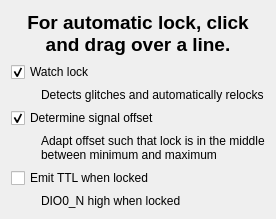
                 <widget class="QWidget" name="auto_mode">
                  <attribute name="title">
                   <string>Auto</string>
                  </attribute>
                  <layout class="QVBoxLayout" name="verticalLayout_10">
                   <item>
                    <widget class="QLabel" name="label_2">
                     <property name="text">
                      <string>&lt;html&gt;&lt;head/&gt;&lt;body&gt;&lt;p align=&quot;center&quot;&gt;&lt;span style=&quot; font-size:14pt; font-weight:600;&quot;&gt;For automatic lock, click and drag over a line.&lt;/span&gt;&lt;/p&gt;&lt;/body&gt;&lt;/html&gt;</string>
                     </property>
                     <property name="scaledContents">
                      <bool>false</bool>
                     </property>
                     <property name="alignment">
                      <set>Qt::AlignCenter</set>
                     </property>
                     <property name="wordWrap">
                      <bool>true</bool>
                     </property>
                    </widget>
                   </item>
                   <item>
                    <widget class="QCheckBox" name="watchLockCheckbox">
                     <property name="text">
                      <string>Watch lock</string>
                     </property>
                     <property name="checked">
                      <bool>true</bool>
                     </property>
                    </widget>
                   </item>
                   <item>
                    <widget class="QLabel" name="label_8">
                     <property name="text">
                      <string>Detects glitches and automatically relocks</string>
                     </property>
                     <property name="wordWrap">
                      <bool>true</bool>
                     </property>
                     <property name="margin">
                      <number>0</number>
                     </property>
                     <property name="indent">
                      <number>30</number>
                     </property>
                    </widget>
                   </item>
                   <item>
                    <widget class="QCheckBox" name="autoOffsetCheckbox">
                     <property name="text">
                      <string>Determine signal offset</string>
                     </property>
                     <property name="checked">
                      <bool>true</bool>
                     </property>
                    </widget>
                   </item>
                   <item>
                    <widget class="QLabel" name="label_9">
                     <property name="text">
                      <string>Adapt offset such that lock is in the middle between minimum and maximum</string>
                     </property>
                     <property name="wordWrap">
                      <bool>true</bool>
                     </property>
                     <property name="indent">
                      <number>30</number>
                     </property>
                    </widget>
                   </item>
                   <item>
                    <widget class="QCheckBox" name="checkBox_4">
                     <property name="text">
                      <string>Emit TTL when locked</string>
                     </property>
                    </widget>
                   </item>
                   <item>
                    <widget class="QLabel" name="label_10">
                     <property name="text">
                      <string>DIO0_N high when locked</string>
                     </property>
                     <property name="wordWrap">
                      <bool>true</bool>
                     </property>
                     <property name="indent">
                      <number>30</number>
                     </property>
                    </widget>
                   </item>
                  </layout>
                 </widget>
